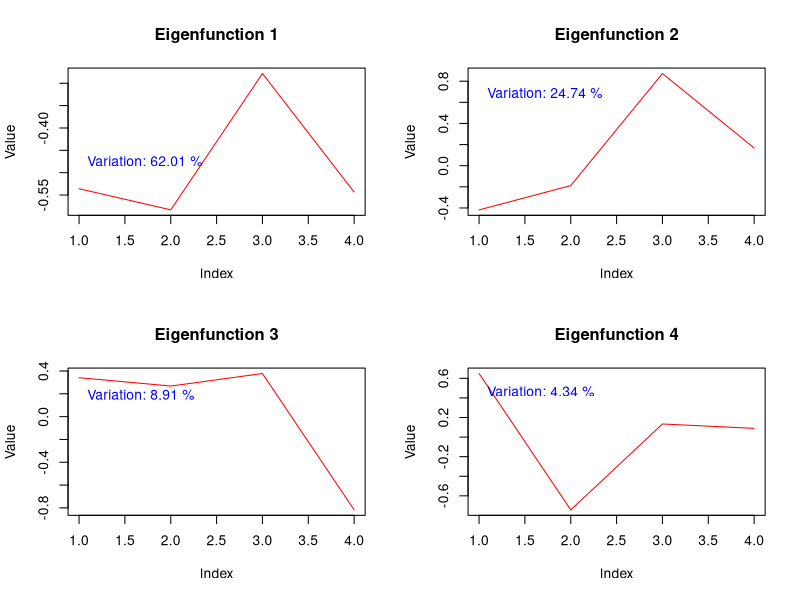

R code for this plot:
# Perform PCA
df <- USArrests
df <- na.omit(df)
df <- scale(df)
pca_result <- prcomp(df)

# Extract loadings (eigenvectors)
loadings <- pca_result$rotation

# Calculate percentage of variation explained
eigenvalues <- pca_result$sdev^2
percentage_variation <- eigenvalues / sum(eigenvalues) * 100

# Plot the first four eigenfunctions
par(mfrow = c(2, 2))  # Set up a 2x2 grid for plotting

for (i in 1:4) {
  # Plot the eigenfunction
  plot(loadings[, i], type = "l", main = paste("Eigenfunction", i), xlab = "Index", ylab = "Value", col = "red")
  
  # Add text box with percentage of variation
  text(x = 1, y = max(loadings[, i]) - 0.2, labels = paste("Variation:", round(percentage_variation[i], 2), "%"),pos = 4, col = "blue")
}
